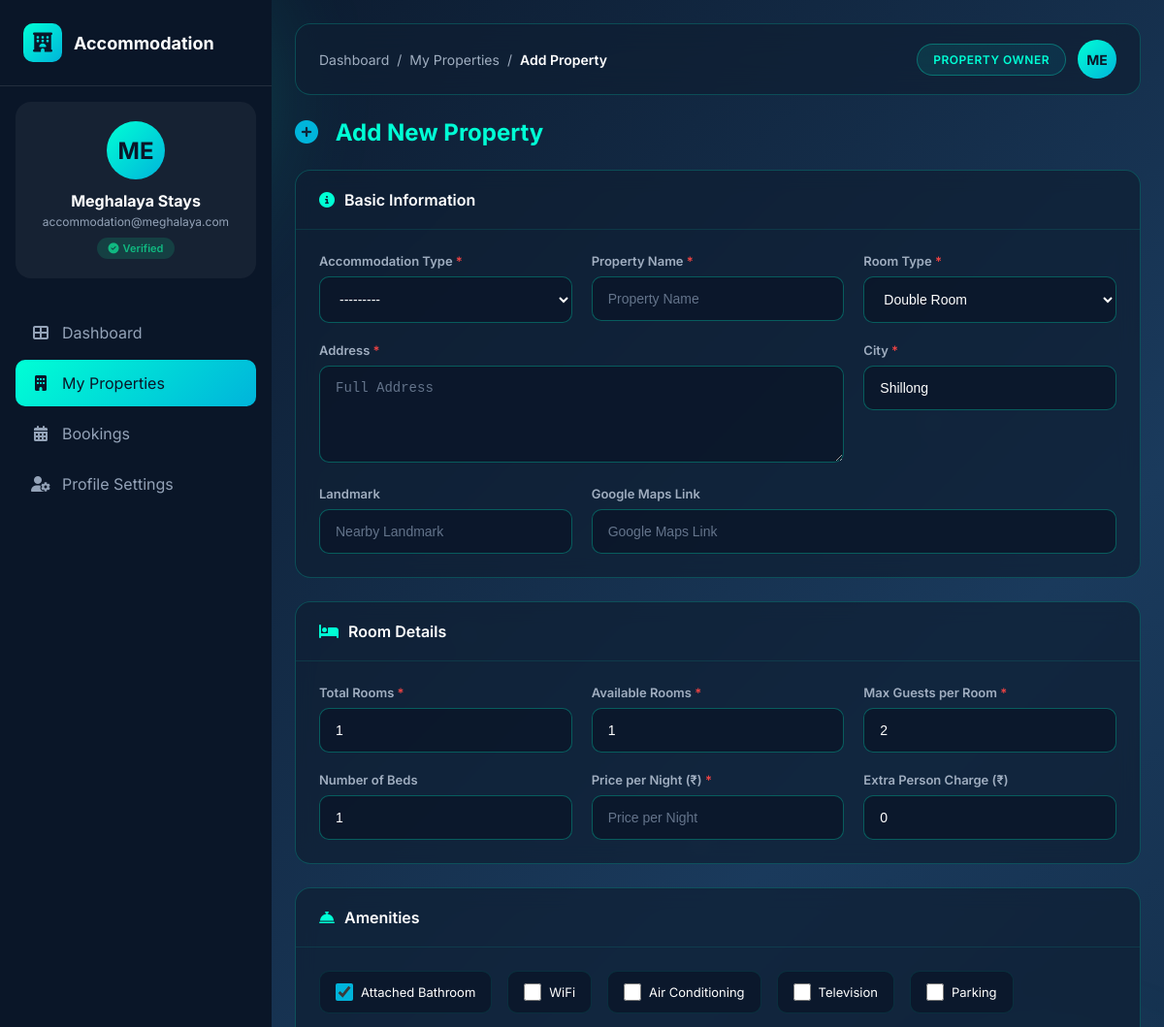
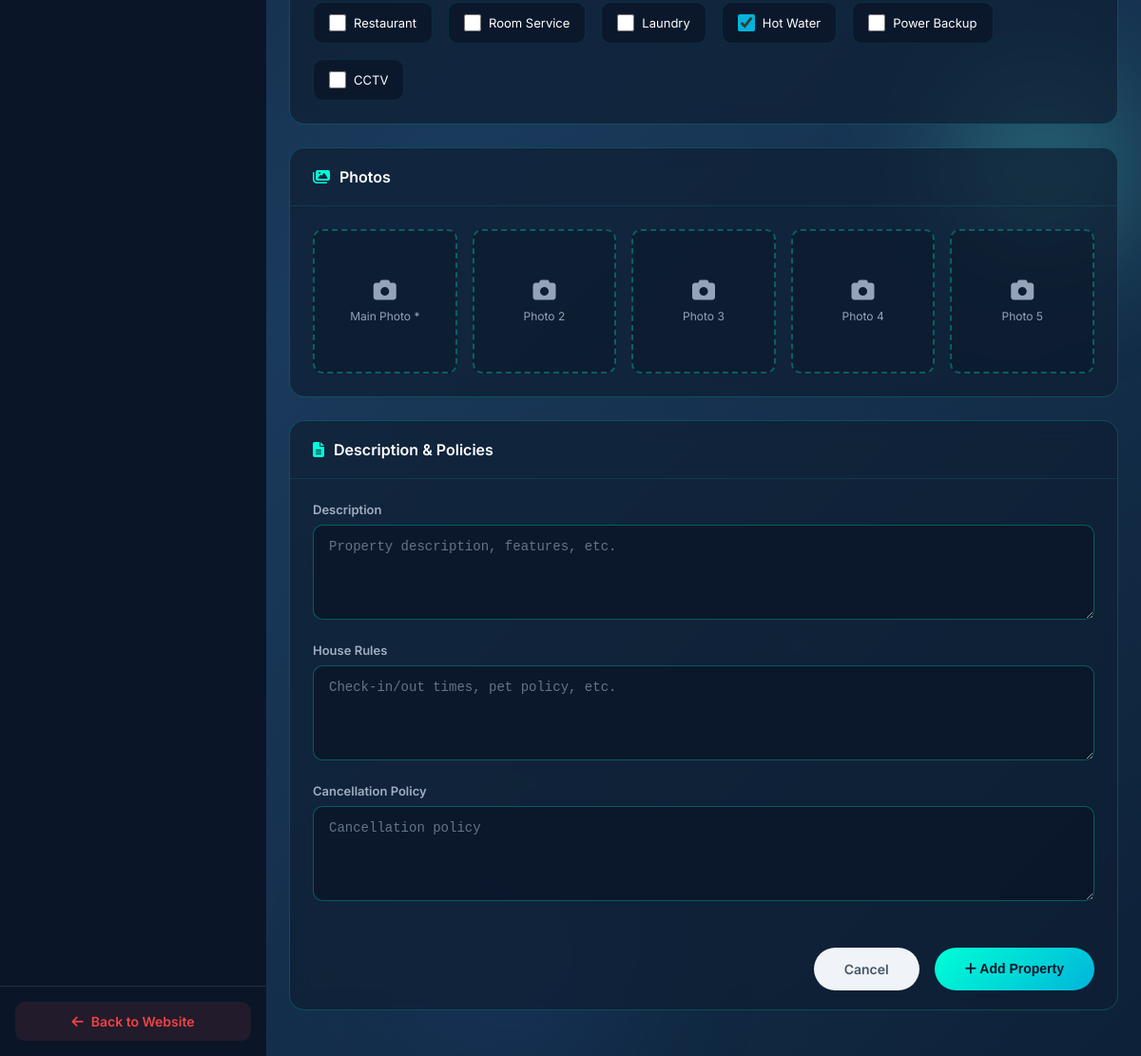
The app's page /accommodation-owner/add/ (signed in) with its own data (2 pictures, top to bottom).
### app/models.py (models this page shows, shortened)
class AccommodationOwner(models.Model):
    user = models.OneToOneField(User, on_delete=models.CASCADE, related_name='accommodation_owner_profile')
    business_name = models.CharField(max_length=200)
    owner_name = models.CharField(max_length=100)
    phone = models.CharField(max_length=15)
    alternate_phone = models.CharField(max_length=15, blank=True, null=True)
    email = models.EmailField()
    address = models.TextField()
    city = models.CharField(max_length=100, default='Shillong')
    profile_photo = models.ImageField(upload_to='accommodation_owners/', blank=True, null=True)
    id_proof = models.ImageField(upload_to='accommodation_owners/id_proofs/', blank=True, null=True)
    is_verified = models.BooleanField(default=False)
    is_active = models.BooleanField(default=True)
    upi_id = models.CharField(max_length=100, blank=True, null=True, help_text='UPI ID for payments')
    qr_code = models.ImageField(upload_to='accommodation_owners/qr_codes/', blank=True, null=True, help_text='Payment QR Code')
    created_at = models.DateTimeField(auto_now_add=True)
    updated_at = models.DateTimeField(auto_now=True)
    class Meta:
        ordering = ['-created_at']

### app/views.py (the view)
# urls.py: path('accommodation-owner/add/', views.add_accommodation, name='add_accommodation'),
@login_required
def add_accommodation(request):
    try:
        owner = request.user.accommodation_owner_profile
    except AccommodationOwner.DoesNotExist:
        return redirect('accommodation_owner_register')
    if request.method == 'POST':
        form = AccommodationForm(request.POST, request.FILES)
        if form.is_valid():
            accommodation = form.save(commit=False)
            accommodation.owner = owner
            accommodation.save()
            messages.success(request, 'Accommodation added successfully!')
            return redirect('accommodation_owner_accommodations')
    else:
        form = AccommodationForm()
    pending_count = AccommodationBooking.objects.filter(
        accommodation__owner=owner,
        booking_status='pending',
        payment_status='submitted'
    ).count()
    return render(request, 'accommodations/add_accommodation.html', {
        'form': form,
        'owner': owner,
        'pending_count': pending_count,
    })

### app/templates/accommodations/add_accommodation.html (shortened to what this page needs)
{% extends 'accommodations/acc_owner_base.html' %}
{% block breadcrumb %}
<span class="breadcrumb-separator">/</span>
<a href="{% url 'accommodation_owner_accommodations' %}" class="breadcrumb-link">My Properties</a>
<span class="breadcrumb-separator">/</span>
<span class="breadcrumb-current">Add Property</span>
{% endblock %}
{% block content %}
<div class="page-header">
    <h1><i class="fas fa-plus-circle" style="color: var(--accent-secondary); margin-right: 12px;"></i> Add New Property</h1>
</div>
<form method="POST" enctype="multipart/form-data">
    <div class="form-card">
        <div class="form-card-header">
            <h2><i class="fas fa-info-circle"></i> Basic Information</h2>
        </div>
        <div class="form-card-body">
            <div class="form-grid">
                <div class="form-group">
                    <label>Accommodation Type <span class="required">*</span></label>
                    {{ form.accommodation_type }}
                </div>
                <div class="form-group">
                    <label>Property Name <span class="required">*</span></label>
                    {{ form.name }}
                </div>
                <div class="form-group">
                    <label>Room Type <span class="required">*</span></label>
                    {{ form.room_type }}
                </div>
                <div class="form-group half-width">
                    <label>Address <span class="required">*</span></label>
                    {{ form.address }}
                </div>
                <div class="form-group">
                    <label>City <span class="required">*</span></label>
                    {{ form.city }}
                </div>
                <div class="form-group">
                    <label>Landmark</label>
                    {{ form.landmark }}
                </div>
                <div class="form-group half-width">
                    <label>Google Maps Link</label>
                    {{ form.google_maps_link }}
                </div>
            </div>
        </div>
    </div>
    <div class="form-card">
        <div class="form-card-header">
            <h2><i class="fas fa-bed"></i> Room Details</h2>
        </div>
        <div class="form-card-body">
            <div class="form-grid">
                <div class="form-group">
                    <label>Total Rooms <span class="required">*</span></label>
                    {{ form.total_rooms }}
                </div>
                <div class="form-group">
                    <label>Available Rooms <span class="required">*</span></label>
                    {{ form.available_rooms }}
                </div>
                <div class="form-group">
                    <label>Max Guests per Room <span class="required">*</span></label>
                    {{ form.max_guests_per_room }}
                </div>
                <div class="form-group">
                    <label>Number of Beds</label>
                    {{ form.bed_count }}
                </div>
                <div class="form-group">
                    <label>Price per Night (₹) <span class="required">*</span></label>
                    {{ form.price_per_night }}
                </div>
                <div class="form-group">
                    <label>Extra Person Charge (₹)</label>
                    {{ form.extra_person_charge }}
                </div>
            </div>
        </div>
    </div>
    <div class="form-card">
        <div class="form-card-header">
            <h2><i class="fas fa-concierge-bell"></i> Amenities</h2>
        </div>
        <div class="form-card-body">
            <div class="checkbox-group">
                <div class="checkbox-item">
                    {{ form.bathroom_attached }}
                    <label for="id_bathroom_attached">Attached Bathroom</label>
                </div>
                <div class="checkbox-item">
                    {{ form.wifi_available }}
                    <label for="id_wifi_available">WiFi</label>
                </div>
                <div class="checkbox-item">
                    {{ form.ac_available }}
                    <label for="id_ac_available">Air Conditioning</label>
                </div>
                <div class="checkbox-item">
                    {{ form.tv_available }}
                    <label for="id_tv_available">Television</label>
                </div>
                <div class="checkbox-item">
                    {{ form.parking_available }}
                    <label for="id_parking_available">Parking</label>
                </div>
                <div class="checkbox-item">
                    {{ form.restaurant_available }}
                    <label for="id_restaurant_available">Restaurant</label>
                </div>
                <div class="checkbox-item">
                    {{ form.room_service }}
                    <label for="id_room_service">Room Service</label>
                </div>
                <div class="checkbox-item">
                    {{ form.laundry_service }}
                    <label for="id_laundry_service">Laundry</label>
                </div>
                <div class="checkbox-item">
                    {{ form.hot_water }}
                    <label for="id_hot_water">Hot Water</label>
                </div>
                <div class="checkbox-item">
                    {{ form.power_backup }}
                    <label for="id_power_backup">Power Backup</label>
                </div>
                <div class="checkbox-item">
                    {{ form.cctv }}
                    <label for="id_cctv">CCTV</label>
                </div>
            </div>
        </div>
    </div>
    <div class="form-card">
        <div class="form-card-header">
            <h2><i class="fas fa-images"></i> Photos</h2>
        </div>
        <div class="form-card-body">
            <div class="photo-grid">
                <div class="photo-upload">
                    <i class="fas fa-camera"></i>
                    <span>Main Photo *</span>
                </div>
                <div class="photo-upload">
                    <i class="fas fa-camera"></i>
                    <span>Photo 2</span>
                </div>
                <div class="photo-upload">
                    <i class="fas fa-camera"></i>
                    <span>Photo 3</span>
                </div>
                <div class="photo-upload">
                    <i class="fas fa-camera"></i>
                    <span>Photo 4</span>
                </div>
                <div class="photo-upload">
                    <i class="fas fa-camera"></i>
                    <span>Photo 5</span>
                </div>
            </div>
        </div>
    </div>
    <div class="form-card">
        <div class="form-card-header">
            <h2><i class="fas fa-file-alt"></i> Description & Policies</h2>
        </div>
        <div class="form-card-body">
            <div class="form-grid">
                <div class="form-group full-width">
                    <label>Description</label>
                    {{ form.description }}
                </div>
                <div class="form-group full-width">
                    <label>House Rules</label>
                    {{ form.house_rules }}
                </div>
                <div class="form-group full-width">
                    <label>Cancellation Policy</label>
                    {{ form.cancellation_policy }}
                </div>
            </div>
        </div>
        <div class="form-footer">
            <a href="{% url 'accommodation_owner_accommodations' %}" class="cancel-btn">Cancel</a>
            <button type="submit" class="submit-btn">
                <i class="fas fa-plus"></i> Add Property
            </button>
        </div>
    </div>
</form>
{% endblock %}

### app/templates/accommodations/acc_owner_base.html (shortened to what this page needs)
{% load static %}
<!DOCTYPE html>
<html lang="en">
<head>
    <link rel="stylesheet" href="https://cdnjs.cloudflare.com/ajax/libs/font-awesome/6.4.0/css/all.min.css">
</head>
<body>
    <div class="animated-bg">
        <div class="bg-orb bg-orb-2"></div>
        <div class="bg-orb bg-orb-3"></div>
        <div class="star" style="top: 20%; left: 80%; animation-delay: 0.5s;"></div>
        <div class="star" style="top: 30%; left: 40%; animation-delay: 1s;"></div>
        <div class="star" style="top: 40%; left: 60%; animation-delay: 1.5s;"></div>
        <div class="star" style="top: 60%; left: 90%; animation-delay: 0.3s;"></div>
        <div class="star" style="top: 70%; left: 30%; animation-delay: 0.8s;"></div>
        <div class="star" style="top: 80%; left: 70%; animation-delay: 1.3s;"></div>
    </div>
    <aside class="sidebar" id="sidebar">
        <div class="sidebar-inner">
            <div class="logo-container">
                <div class="logo-icon">
                    <i class="fas fa-hotel"></i>
                </div>
                <span class="logo-text">Accommodation</span>
            </div>
            <div class="owner-profile-card">
                <div class="owner-avatar">
                    {% if owner.profile_photo %}
                    <img src="{{ owner.profile_photo.url }}" alt="{{ owner.business_name }}" style="width: 100%; height: 100%; border-radius: 50%; object-fit: cover;">
                    {% else %}
                    {{ owner.business_name|slice:":2"|upper }}
                    {% endif %}
                </div>
                <div class="owner-info">
                    <h4>{{ owner.business_name }}</h4>
                    <p>{{ owner.user.email }}</p>
                    {% if owner.is_verified %}
                    <span class="verification-badge verified"><i class="fas fa-check-circle"></i> Verified</span>
                    {% else %}
                    <span class="verification-badge pending"><i class="fas fa-clock"></i> Pending</span>
                    {% endif %}
                </div>
            </div>
            <nav class="sidebar-nav">
                <a href="{% url 'accommodation_owner_dashboard' %}" class="sidebar-link {% if request.resolver_match.url_name == 'accommodation_owner_dashboard' %}active{% endif %}">
                    <i class="fas fa-th-large"></i>
                    <span>Dashboard</span>
                </a>
                <a href="{% url 'accommodation_owner_accommodations' %}" class="sidebar-link {% if request.resolver_match.url_name == 'accommodation_owner_accommodations' or request.resolver_match.url_name == 'add_accommodation' or request.resolver_match.url_name == 'edit_accommodation' %}active{% endif %}">
                    <i class="fas fa-building"></i>
                    <span>My Properties</span>
                </a>
                <a href="{% url 'accommodation_owner_bookings' %}" class="sidebar-link ">
                    <i class="fas fa-calendar-alt"></i>
                    <span>Bookings</span>
                </a>
                <a href="{% url 'accommodation_owner_profile' %}" class="sidebar-link {% if request.resolver_match.url_name == 'accommodation_owner_profile' %}active{% endif %}">
                    <i class="fas fa-user-cog"></i>
                    <span>Profile Settings</span>
                </a>
            </nav>
            <div class="sidebar-footer">
                <a href="{% url 'home' %}" class="logout-btn">
                    <i class="fas fa-arrow-left"></i>
                    <span>Back to Website</span>
                </a>
            </div>
        </div>
    </aside>
    <main class="main-content">
        <header class="header">
            <div class="header-left">
                <nav class="breadcrumb">
                    <a href="{% url 'accommodation_owner_dashboard' %}" class="breadcrumb-link">Dashboard</a>
                    {% block breadcrumb %}{% endblock %}
                </nav>
            </div>
            <div class="header-right">
                <span class="owner-badge">Property Owner</span>
                <div class="profile-avatar">
                    {{ owner.business_name|slice:":2"|upper }}
                </div>
            </div>
        </header>
        <div class="content-wrapper">
            {% block content %}{% endblock %}
        </div>
    </main>
</body>
</html>

### records on screen
AccommodationOwner: business_name "ME", business_name "Meghalaya Stays", user.email "accommodation@meghalaya.com"
